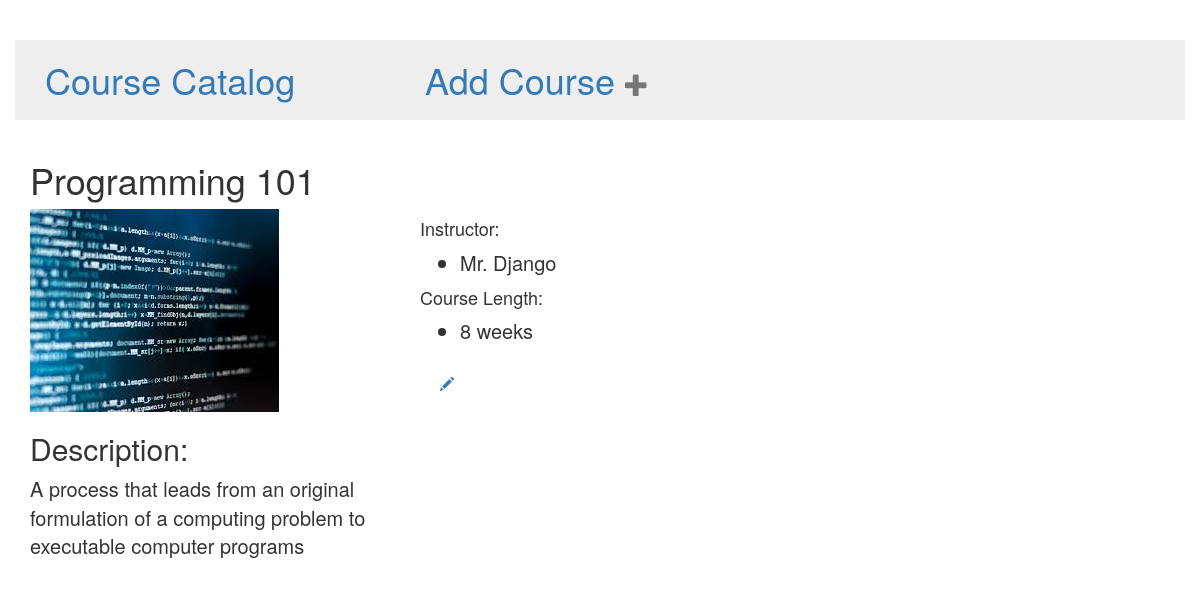
Page /course/13/ on the earlier database version.
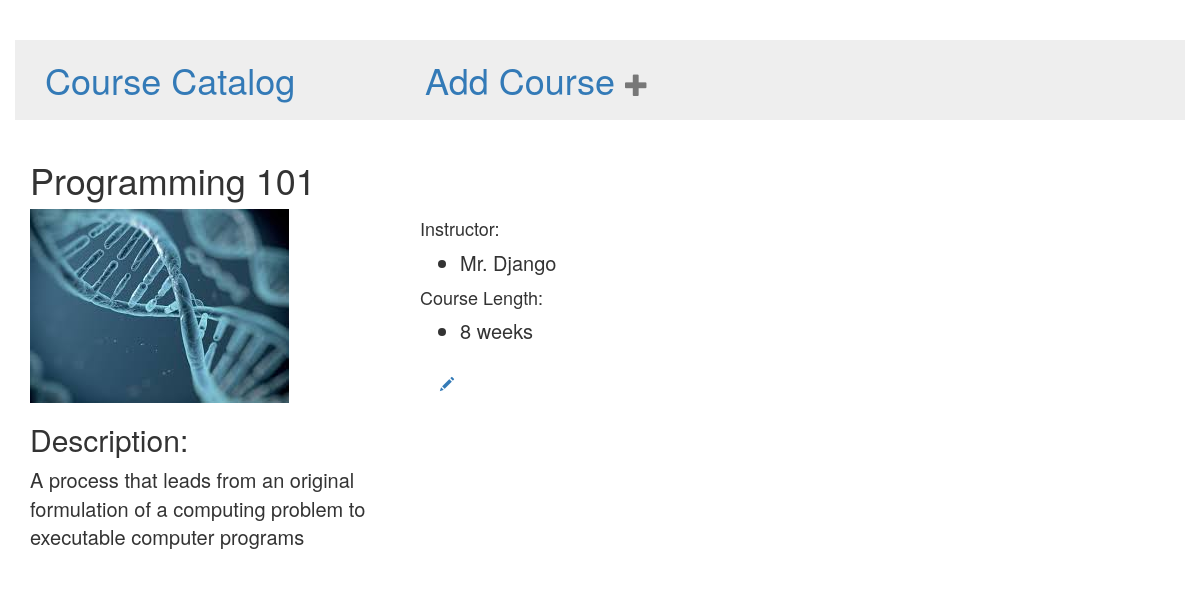
Same page on the later database version.
### main/models.py (models this page shows)
class Course(models.Model):
    title = models.CharField(max_length = 200)
    description = models.CharField(max_length = 300)
    instructor = models.CharField(max_length = 100)
    course_length = models.CharField(max_length=30, choices=DURATION, default=DURATION[0][0])
    art = models.ImageField(upload_to='uploads/')

### main/views.py (the view)
# urls.py: url(r'^course/(?P<pk>[0-9]+)/$', views.course_detail, name='course_detail'),
def course_detail(request, pk):
    course = get_object_or_404(Course, pk=pk)
    return render(request, 'main/course_detail.html', {'course': course})

### main/templates/main/course_detail.html
{% extends 'main/base.html' %}
{% block content %}
  <div class="row">
    <div class="col-sm-12">
      <h1  class = "course-template-title">{{ course.title }}</h1>
    </div>
    <div class="col-sm-6">
      <img src="{{ MEDIA_URL }}{{ course.art }}" alt="">
      <h2> Description: </h2>
      <p class = "course-template-bullet">{{ course.description }}</p>
    </div>
    <div class="col-sm-6">
      <h4>Instructor:</h4>
      <ul>
        <li class = "course-template-bullet">{{ course.instructor }}</li>
      </ul>
      <h4>Course Length:</h4>
      <ul>
        <li class = "course-template-bullet">{{ course.course_length}} weeks</li>
      </ul>
    </div>
    <a href="{% url 'course_edit' pk=course.pk %}" class="col-sm-1 col-sm-offset-3" style="margin: 20px;">
      <span class="glyphicon glyphicon-pencil edit-span">
      </span>
    </a>
  </div>
{% endblock content %}

Differences in the rows shown:
changed Course "Programming 101": art: a different picture
